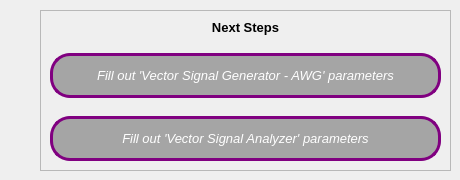
                 <widget class="QWidget" name="awgNext">
                  <widget class="QFrame" name="nextFrame_3">
                   <property name="geometry">
                    <rect>
                     <x>40</x>
                     <y>10</y>
                     <width>411</width>
                     <height>161</height>
                    </rect>
                   </property>
                   <property name="font">
                    <font>
                     <pointsize>4</pointsize>
                    </font>
                   </property>
                   <property name="frameShape">
                    <enum>QFrame::StyledPanel</enum>
                   </property>
                   <property name="frameShadow">
                    <enum>QFrame::Plain</enum>
                   </property>
                   <widget class="QWidget" name="verticalLayoutWidget_3">
                    <property name="geometry">
                     <rect>
                      <x>10</x>
                      <y>10</y>
                      <width>391</width>
                      <height>141</height>
                     </rect>
                    </property>
                    <layout class="QVBoxLayout" name="verticalLayout_6" stretch="0,1,1">
                     <property name="spacing">
                      <number>18</number>
                     </property>
                     <item>
                      <widget class="QLabel" name="label_64">
                       <property name="font">
                        <font>
                         <pointsize>10</pointsize>
                         <weight>75</weight>
                         <bold>true</bold>
                        </font>
                       </property>
                       <property name="text">
                        <string>Next Steps</string>
                       </property>
                       <property name="alignment">
                        <set>Qt::AlignCenter</set>
                       </property>
                      </widget>
                     </item>
                     <item>
                      <widget class="QLabel" name="fillAWG">
                       <property name="font">
                        <font>
                         <pointsize>10</pointsize>
                         <weight>50</weight>
                         <italic>true</italic>
                         <bold>false</bold>
                        </font>
                       </property>
                       <property name="styleSheet">
                        <string notr="true">QLabel {background:#A5A5A5;color:white;border-radius:20px;border:3px solid purple}</string>
                       </property>
                       <property name="lineWidth">
                        <number>1</number>
                       </property>
                       <property name="text">
                        <string>Fill out 'Vector Signal Generator - AWG' parameters</string>
                       </property>
                       <property name="alignment">
                        <set>Qt::AlignCenter</set>
                       </property>
                      </widget>
                     </item>
                     <item>
                      <widget class="QLabel" name="fillVSA">
                       <property name="font">
                        <font>
                         <pointsize>10</pointsize>
                         <italic>true</italic>
                         <kerning>true</kerning>
                        </font>
                       </property>
                       <property name="styleSheet">
                        <string notr="true">QLabel {background:#A5A5A5;color:white;border-radius:20px;border:3px solid purple}</string>
                       </property>
                       <property name="text">
                        <string>Fill out 'Vector Signal Analyzer' parameters</string>
                       </property>
                       <property name="alignment">
                        <set>Qt::AlignCenter</set>
                       </property>
                      </widget>
                     </item>
                    </layout>
                   </widget>
                  </widget>
                 </widget>
